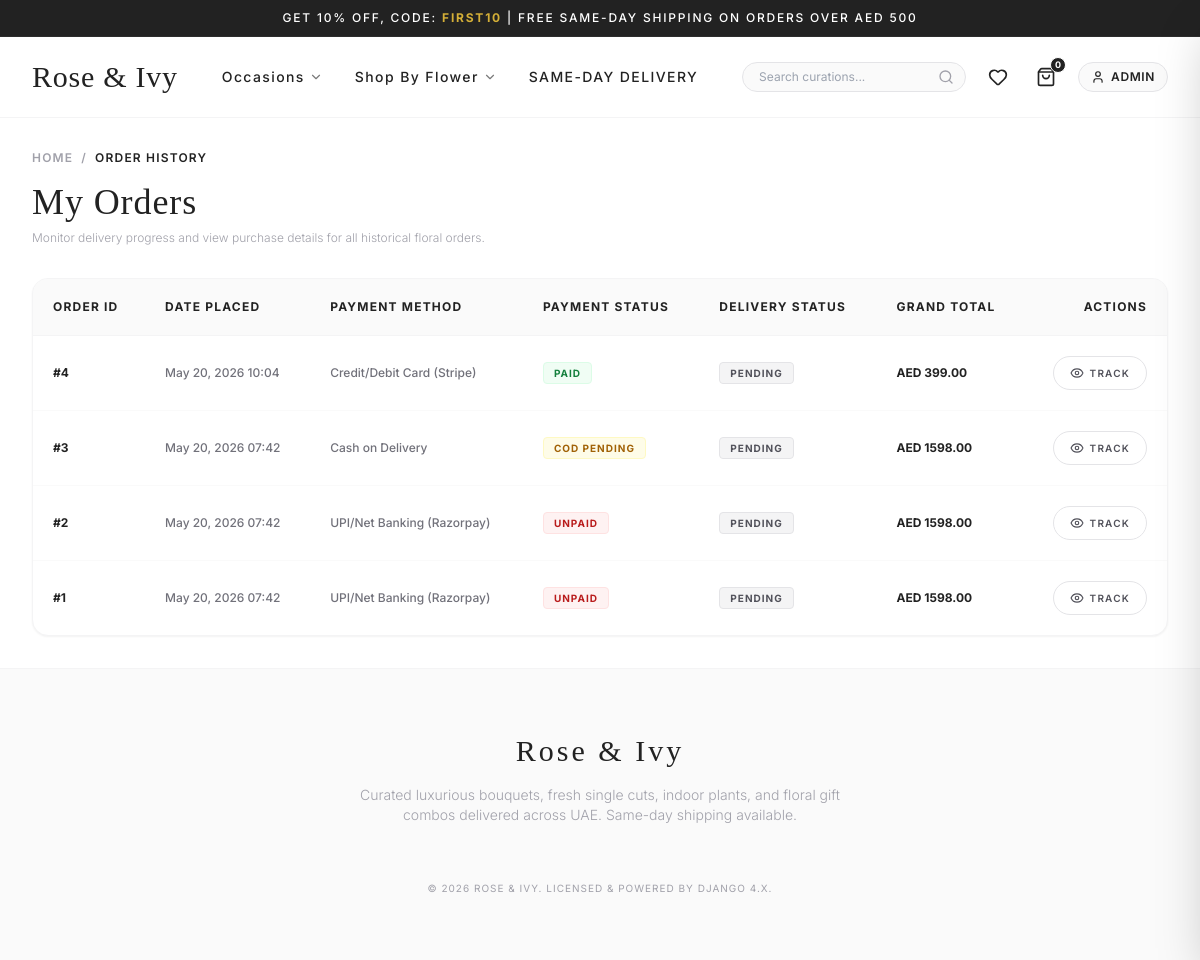
The page /orders/history/ (signed in) on the database its author committed.
### orders/models.py (models this page shows, shortened)
class Order(models.Model):
    ORDER_STATUS = (
        ('Pending', 'Pending'),
        ('Processing', 'Processing'),
        ('Shipped', 'Shipped'),
        ('Delivered', 'Delivered'),
    )
    PAYMENT_STATUS = (
        ('UNPAID', 'Unpaid'),
        ('PAID', 'Paid'),
        ('COD_PENDING', 'COD Pending'),
        ('FAILED', 'Failed'),
    )
    PAYMENT_METHODS = (
        ('STRIPE', 'Credit/Debit Card (Stripe)'),
        ('RAZORPAY', 'UPI/Net Banking (Razorpay)'),
        ('COD', 'Cash on Delivery'),
        ('WALLET', 'Wallet / Store Credit'),
    )
    user = models.ForeignKey(User, on_delete=models.CASCADE, related_name='orders')
    address = models.ForeignKey(Address, on_delete=models.SET_NULL, null=True, blank=True)
    total = models.DecimalField(max_digits=10, decimal_places=2)
    coupon = models.ForeignKey(Coupon, on_delete=models.SET_NULL, null=True, blank=True)
    discount_amount = models.DecimalField(max_digits=10, decimal_places=2, default=0.00)
    payment_method = models.CharField(max_length=20, choices=PAYMENT_METHODS)
    payment_status = models.CharField(max_length=20, choices=PAYMENT_STATUS, default='UNPAID')
    order_status = models.CharField(max_length=20, choices=ORDER_STATUS, default='Pending')
    gateway_order_id = models.CharField(max_length=100, blank=True, null=True)
    created_at = models.DateTimeField(auto_now_add=True)
    class Meta:
        ordering = ['-created_at']

### orders/views.py (the view)
# urls.py: path('history/', views.order_history_view, name='order_history'),
@login_required
def order_history_view(request):
    orders = request.user.orders.all().order_by('-created_at')
    return render(request, 'orders/order_history.html', {'orders': orders})

### cart/context_processors.py (called while the page is built)
def cart_processor(request):
    cart_total_items = 0
    if request.user.is_authenticated:
        cart = Cart.objects.filter(user=request.user).first()
        if cart:
            cart_total_items = cart.total_items
    else:
        session_key = request.session.session_key
        if session_key:
            cart = Cart.objects.filter(session_key=session_key).first()
            if cart:
                cart_total_items = cart.total_items
    return {
        'cart_total_items': cart_total_items
    }

### cart/models.py (called while the page is built)
    @property
    def total_items(self):
        return sum(item.quantity for item in self.items.all())

### templates/orders/order_history.html (shortened to what this page needs)
{% extends 'base.html' %}
{% load static %}
{% block content %}
<div class="mb-8 select-none">
    <nav class="flex text-xs uppercase tracking-widest text-zinc-400 gap-2 mb-4 font-semibold">
        <a href="{% url 'store:home' %}" class="hover:text-brandGold transition-colors">Home</a>
        <span>/</span>
        <span class="text-brandCharcoal">Order History</span>
    </nav>
    <h1 class="font-serif text-3xl md:text-4xl font-medium text-brandCharcoal tracking-wide mb-2">My Orders</h1>
    <p class="text-zinc-400 text-xs font-light">Monitor delivery progress and view purchase details for all historical floral orders.</p>
</div>
<div class="bg-white border border-zinc-100 rounded-2xl shadow-sm overflow-hidden select-none">
    {% if orders %}
        <div class="overflow-x-auto">
            <table class="w-full text-left border-collapse text-xs">
                <thead>
                    <tr class="bg-zinc-50 border-b border-zinc-100 font-bold uppercase tracking-widest text-brandCharcoal">
                        <th class="p-5">Order ID</th>
                        <th class="p-5">Date Placed</th>
                        <th class="p-5">Payment Method</th>
                        <th class="p-5">Payment Status</th>
                        <th class="p-5">Delivery Status</th>
                        <th class="p-5">Grand Total</th>
                        <th class="p-5 text-right">Actions</th>
                    </tr>
                </thead>
                <tbody class="divide-y divide-zinc-50 text-zinc-600 font-medium">
                    {% for order in orders %}
                        <tr class="hover:bg-zinc-50/50 transition-colors">
                            <td class="p-5 font-bold text-brandCharcoal">#{{ order.id }}</td>
                            <td class="p-5 text-zinc-500">{{ order.created_at|date:"M d, Y H:i" }}</td>
                            <td class="p-5 text-zinc-500">{{ order.get_payment_method_display }}</td>
                            <td class="p-5">
                                <span class="inline-block text-[10px] uppercase tracking-widest font-bold {% if order.payment_status == 'PAID' %}bg-green-50 text-green-700 border border-green-100{% elif order.payment_status == 'COD_PENDING' %}bg-yellow-50 text-yellow-700 border border-yellow-100{% else %}bg-red-50 text-red-700 border border-red-100{% endif %} px-2.5 py-0.5 rounded">
                                    {{ order.get_payment_status_display }}
                                </span>
                            </td>
                            <td class="p-5">
                                <span class="inline-block text-[10px] uppercase tracking-widest font-bold {% if order.order_status == 'Delivered' %}bg-green-50 text-green-700 border border-green-100{% elif order.order_status == 'Shipped' %}bg-blue-50 text-blue-700 border border-blue-100{% elif order.order_status == 'Processing' %}bg-yellow-50 text-yellow-700 border border-yellow-100{% else %}bg-zinc-100 text-zinc-600 border border-zinc-200{% endif %} px-2.5 py-0.5 rounded">
                                    {{ order.order_status }}
                                </span>
                            </td>
                            <td class="p-5 font-bold text-brandCharcoal font-sans">AED {{ order.total }}</td>
                            <td class="p-5 text-right uppercase tracking-widest font-semibold">
                                <a href="{% url 'orders:order_detail' order.id %}" class="inline-flex items-center gap-1.5 border border-zinc-200 hover:border-brandGold hover:text-brandGold transition-colors px-4 py-2 rounded-full text-[10px]">
                                    <i data-lucide="eye" class="w-3.5 h-3.5"></i> Track
                                </a>
                            </td>
                        </tr>
                    {% endfor %}
                </tbody>
            </table>
        </div>
    {% endif %}
</div>
{% endblock %}

### templates/base.html (shortened to what this page needs)
{% load static %}
<!DOCTYPE html>
<html lang="en">
<head>
    <script src="https://cdn.tailwindcss.com"></script>
</head>
<body class="bg-brandWhite text-brandCharcoal font-sans min-h-screen flex flex-col antialiased">
    <div class="bg-brandCharcoal text-white text-[10px] md:text-xs tracking-[0.15em] font-medium py-2.5 text-center px-4 uppercase select-none border-b border-white/5">
        GET 10% OFF, CODE: <span class="text-brandGold font-bold">FIRST10</span> | FREE SAME-DAY SHIPPING ON ORDERS OVER AED 500
    </div>
    <header class="sticky top-0 bg-white/95 backdrop-blur-md z-40 border-b border-zinc-100 transition-all">
        <div class="max-w-7xl mx-auto px-4 sm:px-6 lg:px-8 h-20 flex items-center justify-between">
            <a href="{% url 'store:home' %}" class="flex items-center gap-2 group">
                <span class="font-serif text-2xl md:text-3xl font-medium tracking-wide text-brandCharcoal transition-colors hover:text-brandGold">
                    Rose & Ivy
                </span>
            </a>
            <nav class="hidden lg:flex items-center gap-8 font-medium text-sm tracking-widest text-brandCharcoal uppercase">
                <div class="relative group py-4">
                    <button class="flex items-center gap-1 hover:text-brandGold transition-colors nav-hover-line">
                        Occasions <i data-lucide="chevron-down" class="w-3.5 h-3.5 opacity-60"></i>
                    </button>
                </div>
                <div class="relative group py-4">
                    <button class="flex items-center gap-1 hover:text-brandGold transition-colors nav-hover-line">
                        Shop By Flower <i data-lucide="chevron-down" class="w-3.5 h-3.5 opacity-60"></i>
                    </button>
                </div>
                <a href="{% url 'store:product_list' %}" class="hover:text-brandGold transition-colors nav-hover-line py-4">
                    Same-Day Delivery
                </a>
            </nav>
            <div class="flex items-center gap-4">
                <form action="{% url 'store:product_list' %}" method="GET" class="relative hidden sm:flex items-center">
                    <input type="search" placeholder="Search curations..." name="q" value="{{ request.GET.q|default:'' }}"
                           class="w-48 lg:w-56 bg-zinc-50 text-xs border border-zinc-200 rounded-full py-1.5 pl-4 pr-10 focus:outline-none focus:border-brandGold focus:bg-white transition-all text-brandCharcoal">
                    <button type="submit" class="absolute right-3 text-zinc-400 hover:text-brandGold">
                        <i data-lucide="search" class="w-4 h-4"></i>
                    </button>
                </form>
                <a href="{% url 'store:wishlist' %}" class="text-brandCharcoal hover:text-brandGold p-1.5 transition-colors relative" title="Wishlist">
                    <i data-lucide="heart" class="w-5 h-5"></i>
                </a>
                <button onclick="openCartDrawer()" class="text-brandCharcoal hover:text-brandGold p-1.5 transition-colors relative" title="Shopping Bag">
                    <i data-lucide="shopping-bag" class="w-5 h-5"></i>
                    <span id="cart-badge" class="absolute -top-1 -right-1 bg-brandCharcoal text-white text-[9px] font-bold rounded-full w-4 h-4 flex items-center justify-center border border-white">
                        {{ cart_total_items|default:0 }}
                    </span>
                </button>
                {% if user.is_authenticated %}
                    <div class="relative group">
                        <button class="flex items-center gap-1.5 text-xs tracking-wider uppercase font-semibold text-brandCharcoal hover:text-brandGold border border-zinc-200 rounded-full px-3 py-1.5 bg-zinc-50">
                            <i data-lucide="user" class="w-3.5 h-3.5"></i>
                            <span class="max-w-[70px] truncate hidden md:inline">{{ user.username }}</span>
                        </button>
                    </div>
                {% endif %}
            </div>
        </div>
    </header>
    <main class="flex-grow py-8 max-w-7xl mx-auto px-4 sm:px-6 lg:px-8 w-full">
        {% block content %}{% endblock %}
    </main>
    <footer class="bg-zinc-50 border-t border-zinc-100 py-16 mt-auto select-none">
        <div class="max-w-7xl mx-auto px-4 sm:px-6 lg:px-8 text-center">
            <h5 class="font-serif text-3xl text-brandCharcoal tracking-widest mb-4">Rose & Ivy</h5>
            <p class="text-zinc-400 text-xs md:text-sm max-w-lg mx-auto font-light leading-relaxed mb-6">
                Curated luxurious bouquets, fresh single cuts, indoor plants, and floral gift combos delivered across UAE. Same-day shipping available.
            </p>
            <p class="text-zinc-400 text-[10px] tracking-widest uppercase mb-0">&copy; {% now "Y" %} Rose & Ivy. Licensed & Powered by Django 4.x.</p>
        </div>
    </footer>
</body>
</html>

### templates/base.html (style rules this page uses)
.nav-hover-line { position: relative; }
.nav-hover-line::after { content: ''; position: absolute; width: 0; height: 1px; bottom: -4px; left: 50%; background-color: #D4AF37; transition: all 0.3s ease; transform: translateX(-50%); }

### rows shown on the page
Order: id "4", created_at "May 20, 2026 10:04", payment_method "Credit/Debit Card (Stripe)", payment_status "PAID", order_status "PENDING", total "399.00"
Order: id "3", created_at "May 20, 2026 07:42", payment_method "Cash on Delivery", payment_status "COD PENDING", order_status "PENDING", total "1598.00"
Order: id "2", created_at "May 20, 2026 07:42", payment_method "UPI/Net Banking (Razorpay)", payment_status "UNPAID", order_status "PENDING", total "1598.00"
Order: id "1", created_at "May 20, 2026 07:42", payment_method "UPI/Net Banking (Razorpay)", payment_status "UNPAID", order_status "PENDING", total "1598.00"

### other values the page prints
{{ cart_total_items|default:0 }} "0"
{{ user.username }} "ADMIN"
